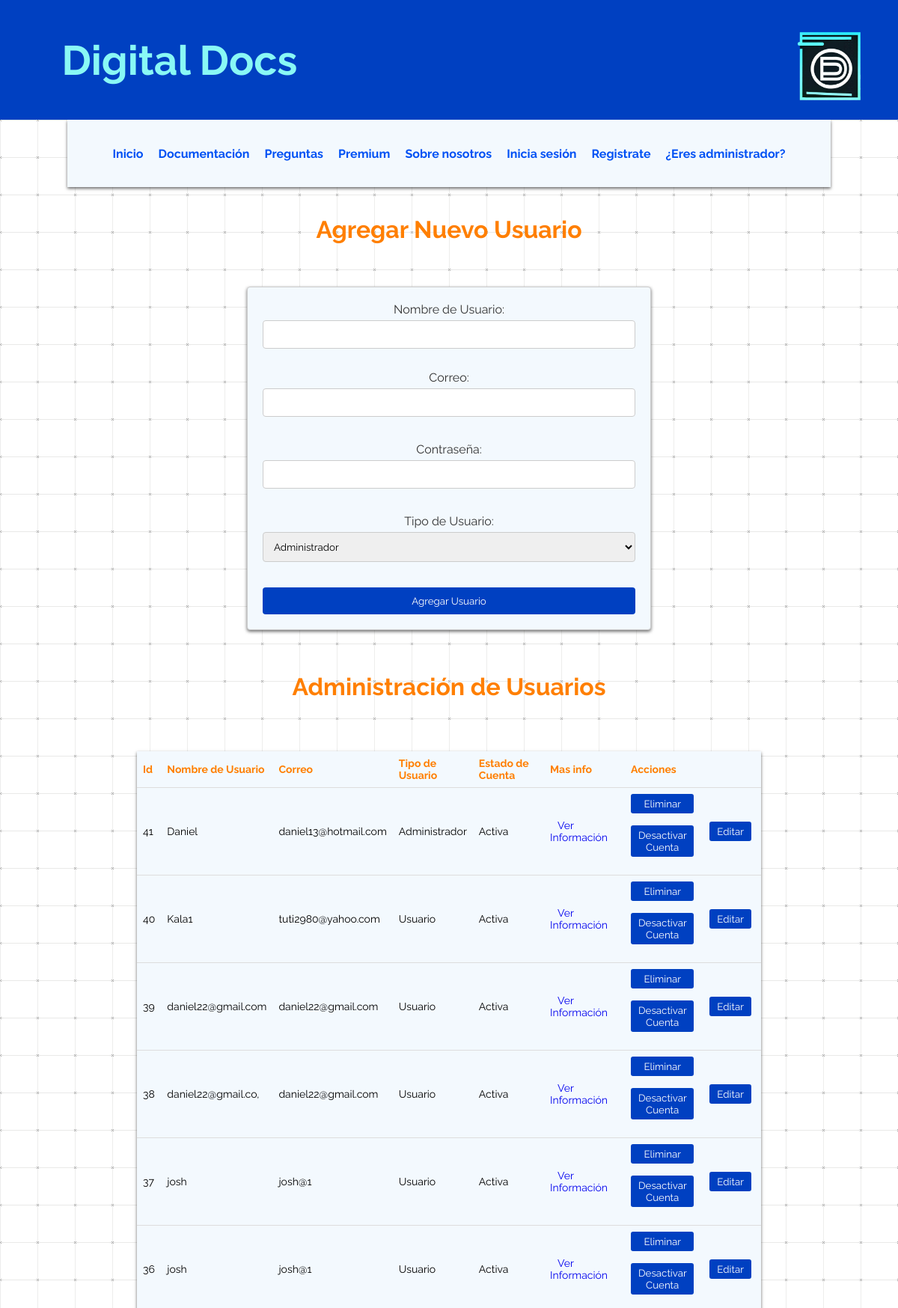
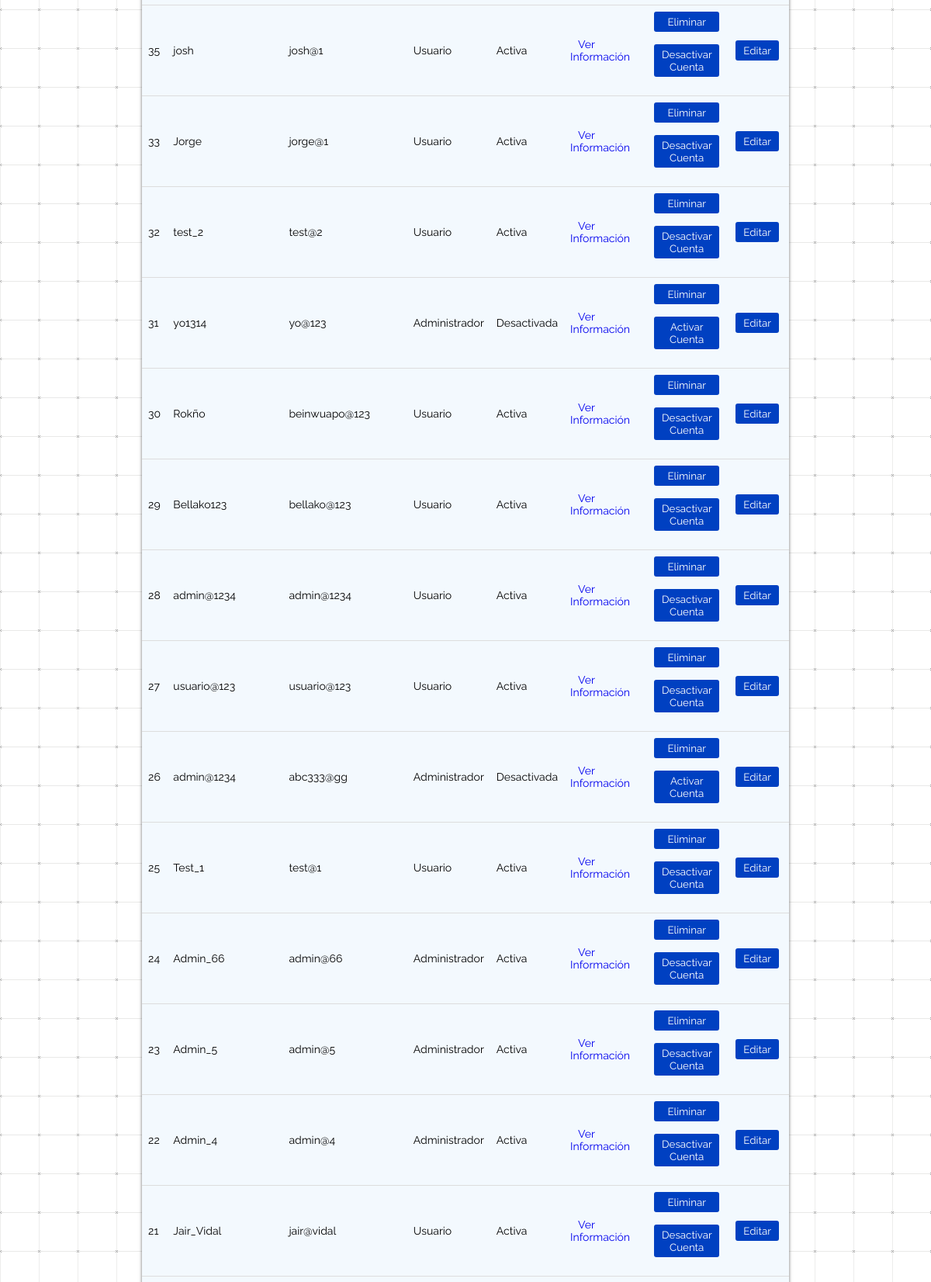
The page /pagina_administracion.php (signed in, upper part) on the database its author committed (2 pictures, top to bottom).
### tables this page shows
CREATE TABLE `usuarios2` (
  `id` int(11) NOT NULL,
  `nombre_usuario` varchar(50) NOT NULL,
  `correo` varchar(20) NOT NULL,
  `contrasena` varchar(255) NOT NULL,
  `tipo_usuario` int(11) NOT NULL,
  `fecha_registro` timestamp NOT NULL DEFAULT current_timestamp(),
  `bloqueado` tinyint(4) NOT NULL DEFAULT 0,
  `cuenta_activa` tinyint(4) NOT NULL DEFAULT 1
);

### public_html/pagina_administracion.php (the view, shortened to what this page needs)
<?php
include "conex.php";
$sql = "SELECT id, nombre_usuario, correo, tipo_usuario, cuenta_activa FROM usuarios2 ORDER BY id DESC";
$resultado = $cone->query($sql);
?>
<!DOCTYPE html>
<html lang="en">
<head>
    <link rel="stylesheet" type="text/css" href="estilos2c.css">
</head>
<body>
    <header class="hero">
        <img class="animated-image" id="img1" src="img1.png" alt="Logo de Digital Docs">
        <h1 class="hero__title">Digital Docs</h1>
    </header>
 <div class="animated-background">
    <div class="interior">
        <nav class="navegacion">
            <ul>
                <li><a href="index.php" target="blank">Inicio</a></li>
                <li class="submenu">
                    <a href="Prox.php" target="blank">Documentación</a>
                    </li>
                <li class="submenu">
                    <a href="Preguntas.php" target="blank">Preguntas</a>
                </li>
                <li><a href="Premium.html" target="blank">Premium</a></li>
                <li><a href="sobre.html" target="blank">Sobre nosotros</a></li>
                <li><a href="login.php" target="blank">Inicia sesión</a></li>
                <li><a href="registro_usuario.php" target="blank">Registrate</a></li>
                <li><a href="login_admin.php" target="blank">¿Eres administrador?</a></li>
                </ul>
        </nav>
    </div>
        <center>
    <br>
    <br>
    <h5>Agregar Nuevo Usuario</h5>
    <br>
    <br>
    <form method="post" action="agregar_usuario.php" class="preguntas-container" >
        <label for="nombre_usuario">Nombre de Usuario:</label>
        <input type="text" name="nombre_usuario" required>
        <br>
        <label for="correo">Correo:</label>
        <input type="email" name="correo" required>
        <br>
        <label for="contrasena">Contraseña:</label>
        <input type="password" name="contrasena" required>
        <br>
        <label for="tipo_usuario">Tipo de Usuario:</label>
        <select name="tipo_usuario" required>
            <option value="1">Administrador</option>
        </select>
        <br>
        <button type="submit" name="agregar_usuario" class="btn">Agregar Usuario</button>
    </form>
    </center>
    <br>
    <br>
    <br>
    <h5>Administración de Usuarios</h5>
    <br>
    <br>
        <table>
            <tr>
                <th>Id</th>
                <th>Nombre de Usuario</th>
                <th>Correo</th>
                <th>Tipo de Usuario</th>
                <th>Estado de Cuenta</th>
                <th>Mas info</th>
                <th>Acciones</th>
                <th>                  </th>
            </tr>
            <tbody>
                <?php while ($fila = $resultado->fetch_assoc()) { ?>
                    <tr>
                        <td><?php echo $fila['id']; ?></td>
                        <td><?php echo $fila['nombre_usuario']; ?></td>
                        <td><?php echo $fila['correo']; ?></td>
                        <td><?php echo ($fila['tipo_usuario'] == 1) ? "Administrador" : "Usuario"; ?></td>
                        <td><?php echo ($fila['cuenta_activa'] == 1) ? "Activa" : "Desactivada"; ?></td>
<td>
<a href="javascript:void(0);" class="actions-btn view" onclick="toggleInfoMenu(<?php echo $fila['id']; ?>)">Ver Información</a>
</td>
<td>
                            <form method="post" action="pagina_administracion.php">
                                <button type="submit" name="eliminar_usuario" class="actions-btn delete">Eliminar</button><br>
                            </form>
                            <form method="post" action="activar_desactivar_usuario.php">
                                <?php if ($fila['cuenta_activa'] == 1) { ?>
                                    <button type="submit" name="desactivar_usuario" class="actions-btn">Desactivar Cuenta</button><br>
                                <?php } else { ?>
                                    <button type="submit" name="activar_usuario" class="actions-btn">Activar Cuenta</button><br>
                                <?php } ?>
                            </form>
</td>
<td>
            <button class="actions-btn edit" onclick="toggleEditForm(<?php echo $fila['id']; ?>)">Editar</button> <br>
</td>
                    </tr>
                <?php } ?>
            </tbody>
        </table>
</body>
<br>
<br>
<br>
<br>
</html>

### public_html/estilos2c.css (style rules this page uses)
.hero { display: flex; flex-direction: column; justify-content: center; align-items: center; height: 100vh; font-family: 'Montserrat', sans-serif; }
.hero__title { color: #fff; font-size: 50px; }
* { margin: 0; padding: 0; box-sizing: border-box; text-decoration: none; font-family: 'Raleway', sans-serif; }
h1, h2, h3, h5, h7 { font-family: 'Raleway', sans-serif; text-align: center; }
h1 { font-size: 32px; margin-bottom: 20px; }
h5 { font-size: 32px; font-weight: bold; margin-bottom: 20px; text-align: center; color: #ff7f00; }
form { display: flex; flex-direction: column; background-color: #f3f9fe; font-family: 'Raleway', sans-serif; }
body { background-color: #F3F9FE; display: flex; flex-direction: column; min-height: 100vh; font-family: 'Raleway', sans-serif;; margin: 0; padding: 0; }
.animated-background { animation: bg-scrolling-reverse .92s infinite; animation-timing-function: linear; }
header { background-color: #0096FF; color: #FFF; padding: 10px; text-align: center; display: flex; flex-direction: column; align-items: center; position: relative; }
header #img1 { position: absolute; top: 19px; right: 10px; max-width: 150px; height: auto; width: 90%; border-radius: 50%; }
button { background-color: #0040c1; color: #FFF; border: none; padding: 10px; border-radius: 4px; cursor: pointer; font-family: 'Raleway', sans-serif; }
label { display: block; margin-bottom: 5px; color: #333; }
input[type="text"], input[type="email"], input[type="password"] { width: 100%; padding: 10px; margin-bottom: 15px; border: 1px solid #CCC; border-radius: 4px; }
.hero { background-color: #0040C1; position: relative; height: 20vh; overflow: hidden; font-family: 'Raleway', sans-serif; color: #FFF; font-size: 30px; display: flex; justify-content: center; align-items: center; }
.hero__title { color: #89f8f5; position: absolute; top: 50%; left: 20%; transform: translate(-50%, -50%); font-size: 55px; font-family: 'Raleway', sans-serif; z-index: 1; }
.animated-image { width: 200px; height: 200px; animation: zoomIn 1s infinite; }
.interior { max-width: 85%; padding: 0 0px; margin: auto; }
.navegacion { justify-content: center; display: flex; align-items: center; height: 90px; background-color: #f3f9fe; box-shadow: 0 2px 4px rgba(0, 0, 0, 0.583); margin: 0 auto; }
.navegacion ul { list-style: none; display: flex; align-items: center; margin-right: 10px; }
.navegacion ul li { margin-left: 10px; }
.navegacion ul li a { color: #0051f4; font-size: 18px; font-weight: bold; padding: 10px 5px; text-decoration: none; transition: color 0.3s; position: relative; }
.preguntas-container { width: 45%; border: 1px solid #CCC; border-radius: 4px; padding: 20px; background-color: #f3f9fe; box-shadow: 0 2px 4px rgba(0, 0, 0, 0.583); font-family: 'Raleway', sans-serif; }
label { margin-bottom: 5px; }
input[type="text"], textarea { padding: 10px; margin-bottom: 10px; border: 1px solid #CCC; border-radius: 4px; }
select { width: 100%; padding: 10px; margin-bottom: 15px; border: 1px solid #CCC; border-radius: 4px; }

### public_html/pagina_administracion.php (style rules this page uses)
table { width: 100%; border-collapse: collapse; margin-top: 10px; box-shadow: 0 2px 4px rgba(0, 0, 0, 0.583); }
th, td { padding: 10px; border-bottom: 1px solid #ddd; text-align: center; background-color: #f3f9fe; }
th { background-color: #f3f9fe; color : #ff7f00; text-align: center; }
nav.navegacion ul li a { font-size: 16px; }
table { width: 45%; margin: 0 auto; border-collapse: collapse; margin-top: 10px; font-size: 14px; }
th, td { padding: 8px; border-bottom: 1px solid #ddd; text-align: left; }
th { background-color: #f3f9fe; color: #ff7f00; text-align: left; }
.actions-btn { padding: 5px 10px; margin-right: 5px; border: none; border-radius: 3px; cursor: pointer; }
.delete { background-color: #0040c1; color: white; }
.edit { background-color: #0040c1; color: white; }

### rows shown on the page
usuarios2: id "41", nombre_usuario "Daniel", correo "daniel13@hotmail.com", tipo_usuario "Administrador", cuenta_activa "Activa"
usuarios2: id "40", nombre_usuario "Kala1", correo "tuti2980@yahoo.com", tipo_usuario "Usuario", cuenta_activa "Activa"
usuarios2: id "39", nombre_usuario "daniel22@gmail.com", correo "daniel22@gmail.com", tipo_usuario "Usuario", cuenta_activa "Activa"
usuarios2: id "38", nombre_usuario "daniel22@gmail.co,", correo "daniel22@gmail.com", tipo_usuario "Usuario", cuenta_activa "Activa"
usuarios2: id "37", nombre_usuario "josh", correo "josh@1", tipo_usuario "Usuario", cuenta_activa "Activa"
usuarios2: id "36", nombre_usuario "josh", correo "josh@1", tipo_usuario "Usuario", cuenta_activa "Activa"
usuarios2: id "35", nombre_usuario "josh", correo "josh@1", tipo_usuario "Usuario", cuenta_activa "Activa"
usuarios2: id "33", nombre_usuario "Jorge", correo "jorge@1", tipo_usuario "Usuario", cuenta_activa "Activa"
usuarios2: id "32", nombre_usuario "test_2", correo "test@2", tipo_usuario "Usuario", cuenta_activa "Activa"
usuarios2: id "31", nombre_usuario "yo1314", correo "yo@123", tipo_usuario "Administrador", cuenta_activa "Desactivada"
usuarios2: id "30", nombre_usuario "Rokño", correo "beinwuapo@123", tipo_usuario "Usuario", cuenta_activa "Activa"
usuarios2: id "29", nombre_usuario "Bellako123", correo "bellako@123", tipo_usuario "Usuario", cuenta_activa "Activa"
usuarios2: id "28", nombre_usuario "admin@1234", correo "admin@1234", tipo_usuario "Usuario", cuenta_activa "Activa"
usuarios2: id "27", nombre_usuario "usuario@123", correo "usuario@123", tipo_usuario "Usuario", cuenta_activa "Activa"
usuarios2: id "26", nombre_usuario "admin@1234", correo "abc333@gg", tipo_usuario "Administrador", cuenta_activa "Desactivada"
usuarios2: id "25", nombre_usuario "Test_1", correo "test@1", tipo_usuario "Usuario", cuenta_activa "Activa"
usuarios2: id "24", nombre_usuario "Admin_66", correo "admin@66", tipo_usuario "Administrador", cuenta_activa "Activa"
usuarios2: id "23", nombre_usuario "Admin_5", correo "admin@5", tipo_usuario "Administrador", cuenta_activa "Activa"
usuarios2: id "22", nombre_usuario "Admin_4", correo "admin@4", tipo_usuario "Administrador", cuenta_activa "Activa"
usuarios2: id "21", nombre_usuario "Jair_Vidal", correo "jair@vidal", tipo_usuario "Usuario", cuenta_activa "Activa"
